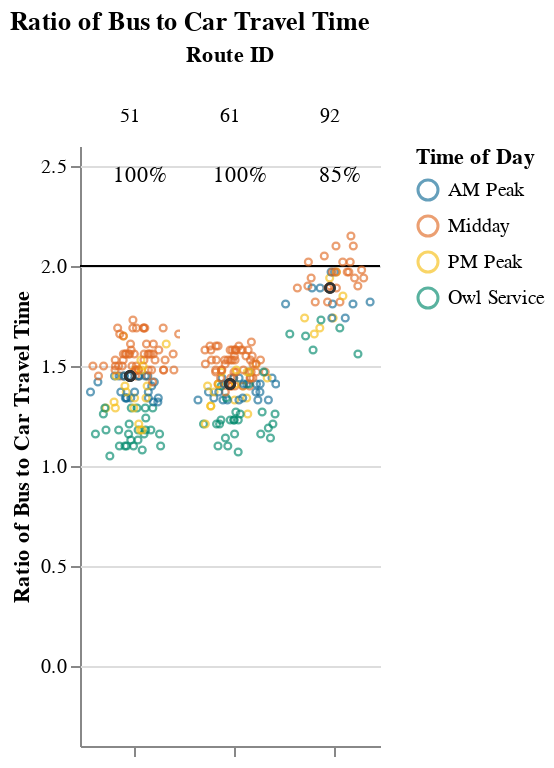
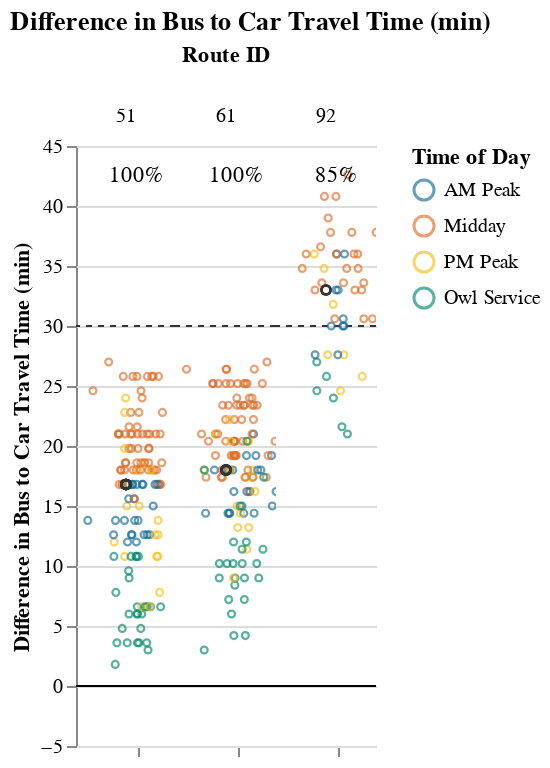

Notebook source saved alongside these figures, in order:
### Markdown cell above
### Medium Routes (1-1.5 hrs)

### Code cell
route_group = "medium"
try:
    display_charts_for_route_group(df, route_group)
except:
    print("No routes meet this criteria.")

### Figure 1 — Vega-Lite specification as saved in the notebook (floating-point values rounded to 4 significant figures; data arrays with more than 128 entries replaced by an {"elided": "..."} marker saying what was removed)
{"config": {"view": {"continuousWidth": 400, "continuousHeight": 300, "stroke": null}, "facet": {"spacing": 0}}, "data": {"name": "data-67c153701305bd4d7620d88239f8ebc0"}, "facet": {"column": {"field": "route_id", "sort": ["51", "61", "92"], "title": "Route ID", "type": "nominal"}}, "spec": {"layer": [{"mark": "rule", "encoding": {"color": {"value": "black"}, "y": {"field": "cutoff", "type": "quantitative"}}, "selection": {"selector003": {"type": "interval", "bind": "scales", "encodings": ["x", "y"]}}}, {"mark": {"type": "point", "opacity": 0.65, "size": 12, "strokeWidth": 1.1}, "encoding": {"color": {"field": "time_of_day", "scale": {"range": ["#136C97", "#E16B26", "#F6BF16", "#00896B", "#7790A3", "#5B559C"]}, "sort": ["AM Peak", "Midday", "PM Peak", "Owl Service"], "title": "Time of Day", "type": "nominal"}, "tooltip": [{"field": "route_id", "type": "nominal"}, {"field": "trip_id", "type": "nominal"}, {"field": "service_hours", "type": "quantitative"}, {"field": "car_duration_hours", "type": "quantitative"}, {"field": "bus_multiplier", "type": "quantitative"}, {"field": "bus_difference", "type": "quantitative"}, {"field": "num_trips", "type": "quantitative"}, {"field": "num_competitive", "type": "quantitative"}, {"field": "pct_trips_competitive", "type": "quantitative"}, {"field": "p25", "type": "quantitative"}, {"field": "p50", "type": "quantitative"}, {"field": "p75", "type": "quantitative"}], "x": {"axis": {"grid": false, "labels": false, "ticks": true, "values": [0]}, "field": "jitter", "scale": {}, "title": null, "type": "quantitative"}, "y": {"field": "bus_multiplier", "scale": {"domain": [-0.25, 2.5]}, "title": "Ratio of Bus to Car Travel Time", "type": "quantitative"}}, "transform": [{"calculate": "sqrt(-2*log(random()))*cos(2*PI*random())", "as": "jitter"}], "width": 50}, {"layer": [{"mark": {"type": "point", "opacity": 0.6, "size": 20, "strokeWidth": 1.3}, "encoding": {"color": {"value": "#323434"}, "y": {"field": "bus_multiplier", "type": "quantitative"}}, "transform": [{"filter": "(datum.p50_trip === 1)"}]}, {"mark": {"type": "text", "align": "center", "baseline": "middle"}, "encoding": {"color": {"value": "black"}, "text": {"field": "pct_trips_competitive", "format": ".0%", "type": "quantitative"}, "tooltip": [{"field": "route_id", "type": "nominal"}, {"field": "trip_id", "type": "nominal"}, {"field": "service_hours", "type": "quantitative"}, {"field": "car_duration_hours", "type": "quantitative"}, {"field": "bus_multiplier", "type": "quantitative"}, {"field": "bus_difference", "type": "quantitative"}, {"field": "num_trips", "type": "quantitative"}, {"field": "num_competitive", "type": "quantitative"}, {"field": "pct_trips_competitive", "type": "quantitative"}, {"field": "p25", "type": "quantitative"}, {"field": "p50", "type": "quantitative"}, {"field": "p75", "type": "quantitative"}], "x": {"value": 30}, "y": {"value": 15}}, "transform": [{"calculate": "sqrt(-2*log(random()))*cos(2*PI*random())", "as": "jitter"}, {"filter": "(datum.fastest_trip === 1)"}]}]}]}, "resolve": {"scale": {"y": "shared"}}, "title": "Ratio of Bus to Car Travel Time", "$schema": "https://vega.github.io/schema/vega-lite/v4.17.0.json", "datasets": {"data-67c153701305bd4d7620d88239f8ebc0": {"elided": "297 records"}}}

### Figure 2 — Vega-Lite specification as saved in the notebook (floating-point values rounded to 4 significant figures; data arrays with more than 128 entries replaced by an {"elided": "..."} marker saying what was removed)
{"config": {"view": {"continuousWidth": 400, "continuousHeight": 300, "stroke": null}, "facet": {"spacing": 0}}, "data": {"name": "data-f9361b0ece0f8c7d3f6c6009ab75b65a"}, "facet": {"column": {"field": "route_id", "sort": ["51", "61", "92"], "title": "Route ID", "type": "nominal"}}, "spec": {"layer": [{"mark": "rule", "encoding": {"color": {"value": "black"}, "y": {"field": "cutoff", "type": "quantitative"}}, "selection": {"selector004": {"type": "interval", "bind": "scales", "encodings": ["x", "y"]}}}, {"mark": {"type": "rule", "strokeDash": [3, 3]}, "encoding": {"color": {"value": "#323434"}, "y": {"field": "cutoff2", "type": "quantitative"}}}, {"mark": {"type": "point", "opacity": 0.65, "size": 12, "strokeWidth": 1.1}, "encoding": {"color": {"field": "time_of_day", "scale": {"range": ["#136C97", "#E16B26", "#F6BF16", "#00896B", "#7790A3", "#5B559C"]}, "sort": ["AM Peak", "Midday", "PM Peak", "Owl Service"], "title": "Time of Day", "type": "nominal"}, "tooltip": [{"field": "route_id", "type": "nominal"}, {"field": "trip_id", "type": "nominal"}, {"field": "service_hours", "type": "quantitative"}, {"field": "car_duration_hours", "type": "quantitative"}, {"field": "bus_multiplier", "type": "quantitative"}, {"field": "bus_difference", "type": "quantitative"}, {"field": "num_trips", "type": "quantitative"}, {"field": "num_competitive", "type": "quantitative"}, {"field": "pct_trips_competitive", "type": "quantitative"}, {"field": "p25", "type": "quantitative"}, {"field": "p50", "type": "quantitative"}, {"field": "p75", "type": "quantitative"}], "x": {"axis": {"grid": false, "labels": false, "ticks": true, "values": [0]}, "field": "jitter", "scale": {}, "title": null, "type": "quantitative"}, "y": {"field": "bus_difference", "scale": {"domain": [-5, 43.2]}, "title": "Difference in Bus to Car Travel Time (min)", "type": "quantitative"}}, "transform": [{"calculate": "sqrt(-2*log(random()))*cos(2*PI*random())", "as": "jitter"}], "width": 50}, {"layer": [{"mark": {"type": "point", "opacity": 0.6, "size": 20, "strokeWidth": 1.3}, "encoding": {"color": {"value": "#323434"}, "y": {"field": "bus_difference", "type": "quantitative"}}, "transform": [{"filter": "(datum.p50_trip === 1)"}]}, {"mark": {"type": "text", "align": "center", "baseline": "middle"}, "encoding": {"color": {"value": "black"}, "text": {"field": "pct_trips_competitive", "format": ".0%", "type": "quantitative"}, "tooltip": [{"field": "route_id", "type": "nominal"}, {"field": "trip_id", "type": "nominal"}, {"field": "service_hours", "type": "quantitative"}, {"field": "car_duration_hours", "type": "quantitative"}, {"field": "bus_multiplier", "type": "quantitative"}, {"field": "bus_difference", "type": "quantitative"}, {"field": "num_trips", "type": "quantitative"}, {"field": "num_competitive", "type": "quantitative"}, {"field": "pct_trips_competitive", "type": "quantitative"}, {"field": "p25", "type": "quantitative"}, {"field": "p50", "type": "quantitative"}, {"field": "p75", "type": "quantitative"}], "x": {"value": 30}, "y": {"value": 15}}, "transform": [{"calculate": "sqrt(-2*log(random()))*cos(2*PI*random())", "as": "jitter"}, {"filter": "(datum.fastest_trip === 1)"}]}]}]}, "resolve": {"scale": {"y": "shared"}}, "title": "Difference in Bus to Car Travel Time (min)", "$schema": "https://vega.github.io/schema/vega-lite/v4.17.0.json", "datasets": {"data-f9361b0ece0f8c7d3f6c6009ab75b65a": {"elided": "297 records"}}}
